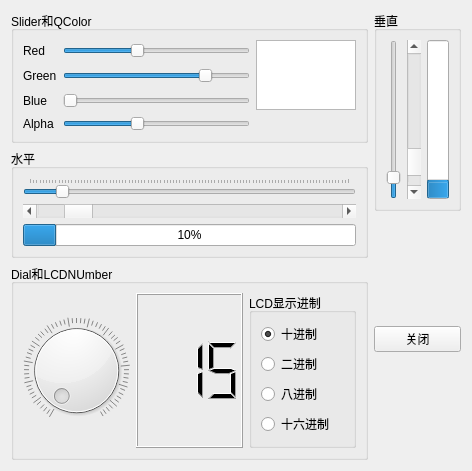
<?xml version="1.0" encoding="UTF-8"?>
<ui version="4.0">
 <class>Widget</class>
 <widget class="QWidget" name="Widget">
  <property name="geometry">
   <rect>
    <x>0</x>
    <y>0</y>
    <width>472</width>
    <height>455</height>
   </rect>
  </property>
  <property name="windowTitle">
   <string>数值输入和显示Misc</string>
  </property>
  <layout class="QHBoxLayout" name="horizontalLayout_3">
   <item>
    <layout class="QVBoxLayout" name="verticalLayout_3">
     <item>
      <widget class="QGroupBox" name="groupBox_3">
       <property name="title">
        <string>Slider和QColor</string>
       </property>
       <layout class="QGridLayout" name="gridLayout">
        <item row="0" column="0">
         <widget class="QLabel" name="LabRed">
          <property name="text">
           <string>Red</string>
          </property>
         </widget>
        </item>
        <item row="0" column="1">
         <widget class="QSlider" name="SliderRed">
          <property name="maximum">
           <number>255</number>
          </property>
          <property name="value">
           <number>100</number>
          </property>
          <property name="orientation">
           <enum>Qt::Horizontal</enum>
          </property>
         </widget>
        </item>
        <item row="0" column="2" rowspan="3">
         <widget class="QTextEdit" name="textEdit">
          <property name="maximumSize">
           <size>
            <width>100</width>
            <height>16777215</height>
           </size>
          </property>
          <property name="palette">
           <palette>
            <active>
             <colorrole role="Base">
              <brush brushstyle="SolidPattern">
               <color alpha="255">
                <red>170</red>
                <green>255</green>
                <blue>0</blue>
               </color>
              </brush>
             </colorrole>
            </active>
            <inactive>
             <colorrole role="Base">
              <brush brushstyle="SolidPattern">
               <color alpha="255">
                <red>255</red>
                <green>255</green>
                <blue>255</blue>
               </color>
              </brush>
             </colorrole>
            </inactive>
            <disabled>
             <colorrole role="Base">
              <brush brushstyle="SolidPattern">
               <color alpha="255">
                <red>240</red>
                <green>240</green>
                <blue>240</blue>
               </color>
              </brush>
             </colorrole>
            </disabled>
           </palette>
          </property>
         </widget>
        </item>
        <item row="1" column="0">
         <widget class="QLabel" name="LabGreen">
          <property name="text">
           <string>Green</string>
          </property>
         </widget>
        </item>
        <item row="1" column="1">
         <widget class="QSlider" name="SliderGreen">
          <property name="maximum">
           <number>255</number>
          </property>
          <property name="value">
           <number>200</number>
          </property>
          <property name="orientation">
           <enum>Qt::Horizontal</enum>
          </property>
         </widget>
        </item>
        <item row="2" column="0">
         <widget class="QLabel" name="LabBlue">
          <property name="text">
           <string>Blue</string>
          </property>
         </widget>
        </item>
        <item row="2" column="1">
         <widget class="QSlider" name="SliderBlue">
          <property name="maximum">
           <number>255</number>
          </property>
          <property name="orientation">
           <enum>Qt::Horizontal</enum>
          </property>
         </widget>
        </item>
        <item row="3" column="0">
         <widget class="QLabel" name="LabAlpha">
          <property name="text">
           <string>Alpha</string>
          </property>
         </widget>
        </item>
        <item row="3" column="1">
         <widget class="QSlider" name="SliderAlpha">
          <property name="maximum">
           <number>255</number>
          </property>
          <property name="value">
           <number>100</number>
          </property>
          <property name="orientation">
           <enum>Qt::Horizontal</enum>
          </property>
         </widget>
        </item>
       </layout>
      </widget>
     </item>
     <item>
      <widget class="QGroupBox" name="groupBox_2">
       <property name="title">
        <string>水平</string>
       </property>
       <layout class="QVBoxLayout" name="verticalLayout_2">
        <item>
         <widget class="QSlider" name="SliderH">
          <property name="minimumSize">
           <size>
            <width>0</width>
            <height>0</height>
           </size>
          </property>
          <property name="maximum">
           <number>100</number>
          </property>
          <property name="value">
           <number>10</number>
          </property>
          <property name="orientation">
           <enum>Qt::Horizontal</enum>
          </property>
          <property name="invertedAppearance">
           <bool>false</bool>
          </property>
          <property name="invertedControls">
           <bool>true</bool>
          </property>
          <property name="tickPosition">
           <enum>QSlider::TicksAbove</enum>
          </property>
         </widget>
        </item>
        <item>
         <widget class="QScrollBar" name="ScrollBarH">
          <property name="maximum">
           <number>100</number>
          </property>
          <property name="value">
           <number>10</number>
          </property>
          <property name="orientation">
           <enum>Qt::Horizontal</enum>
          </property>
         </widget>
        </item>
        <item>
         <widget class="QProgressBar" name="progBarH">
          <property name="value">
           <number>10</number>
          </property>
         </widget>
        </item>
       </layout>
      </widget>
     </item>
     <item>
      <widget class="QGroupBox" name="groupBox_4">
       <property name="title">
        <string>Dial和LCDNUmber</string>
       </property>
       <layout class="QHBoxLayout" name="horizontalLayout">
        <item>
         <widget class="QDial" name="dial">
          <property name="maximum">
           <number>255</number>
          </property>
          <property name="wrapping">
           <bool>false</bool>
          </property>
          <property name="notchesVisible">
           <bool>true</bool>
          </property>
         </widget>
        </item>
        <item>
         <widget class="QLCDNumber" name="LCDDisplay">
          <property name="smallDecimalPoint">
           <bool>false</bool>
          </property>
          <property name="digitCount">
           <number>3</number>
          </property>
          <property name="intValue" stdset="0">
           <number>15</number>
          </property>
         </widget>
        </item>
        <item>
         <widget class="QGroupBox" name="groupBox">
          <property name="title">
           <string>LCD显示进制</string>
          </property>
          <layout class="QVBoxLayout" name="verticalLayout">
           <item>
            <widget class="QRadioButton" name="radioBtnDec">
             <property name="text">
              <string>十进制</string>
             </property>
             <property name="checked">
              <bool>true</bool>
             </property>
            </widget>
           </item>
           <item>
            <widget class="QRadioButton" name="radioBtnBin">
             <property name="text">
              <string>二进制</string>
             </property>
            </widget>
           </item>
           <item>
            <widget class="QRadioButton" name="radioBtnOct">
             <property name="text">
              <string>八进制</string>
             </property>
            </widget>
           </item>
           <item>
            <widget class="QRadioButton" name="radioBtnHex">
             <property name="text">
              <string>十六进制</string>
             </property>
            </widget>
           </item>
          </layout>
         </widget>
        </item>
       </layout>
      </widget>
     </item>
    </layout>
   </item>
   <item>
    <layout class="QVBoxLayout" name="verticalLayout_4">
     <item>
      <widget class="QGroupBox" name="groupBox_5">
       <property name="minimumSize">
        <size>
         <width>0</width>
         <height>200</height>
        </size>
       </property>
       <property name="title">
        <string>垂直</string>
       </property>
       <layout class="QHBoxLayout" name="horizontalLayout_2">
        <item>
         <widget class="QSlider" name="SliderV">
          <property name="enabled">
           <bool>true</bool>
          </property>
          <property name="maximum">
           <number>100</number>
          </property>
          <property name="value">
           <number>10</number>
          </property>
          <property name="orientation">
           <enum>Qt::Vertical</enum>
          </property>
         </widget>
        </item>
        <item>
         <widget class="QScrollBar" name="ScrollBarV">
          <property name="maximum">
           <number>100</number>
          </property>
          <property name="value">
           <number>10</number>
          </property>
          <property name="orientation">
           <enum>Qt::Vertical</enum>
          </property>
          <property name="invertedAppearance">
           <bool>true</bool>
          </property>
         </widget>
        </item>
        <item>
         <widget class="QProgressBar" name="progBarV">
          <property name="value">
           <number>10</number>
          </property>
          <property name="orientation">
           <enum>Qt::Vertical</enum>
          </property>
         </widget>
        </item>
       </layout>
      </widget>
     </item>
     <item>
      <spacer name="verticalSpacer">
       <property name="orientation">
        <enum>Qt::Vertical</enum>
       </property>
       <property name="sizeHint" stdset="0">
        <size>
         <width>20</width>
         <height>40</height>
        </size>
       </property>
      </spacer>
     </item>
     <item>
      <widget class="QPushButton" name="btnClose">
       <property name="text">
        <string>关闭</string>
       </property>
       <property name="icon">
        <iconset resource="res.qrc">
         <normaloff>:/icons/images/exit.bmp</normaloff>:/icons/images/exit.bmp</iconset>
       </property>
      </widget>
     </item>
     <item>
      <spacer name="verticalSpacer_2">
       <property name="orientation">
        <enum>Qt::Vertical</enum>
       </property>
       <property name="sizeHint" stdset="0">
        <size>
         <width>20</width>
         <height>40</height>
        </size>
       </property>
      </spacer>
     </item>
    </layout>
   </item>
  </layout>
 </widget>
 <resources>
  <include location="res.qrc"/>
 </resources>
 <connections>
  <connection>
   <sender>btnClose</sender>
   <signal>clicked()</signal>
   <receiver>Widget</receiver>
   <slot>close()</slot>
   <hints>
    <hint type="sourcelabel">
     <x>397</x>
     <y>241</y>
    </hint>
    <hint type="destinationlabel">
     <x>476</x>
     <y>310</y>
    </hint>
   </hints>
  </connection>
 </connections>
</ui>
